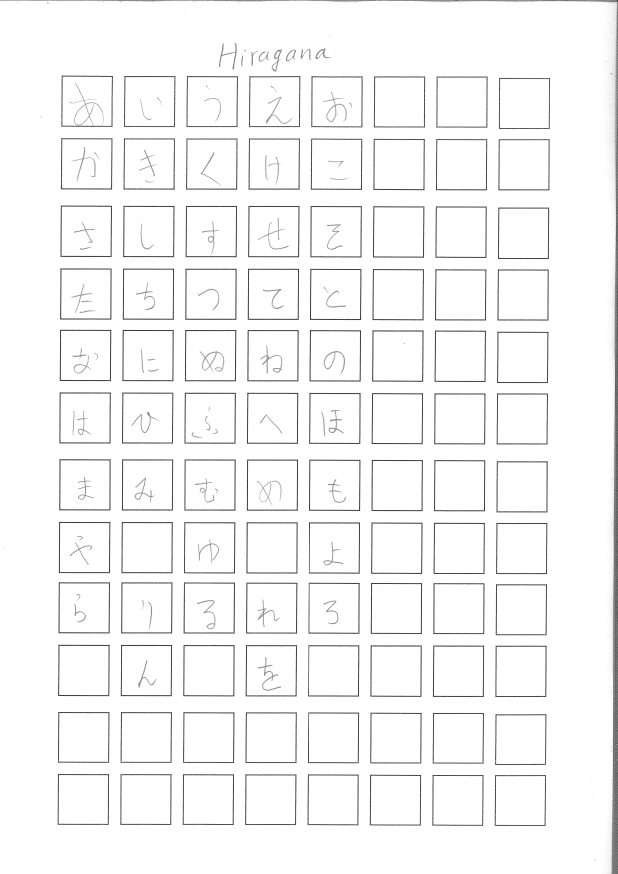
#> input picture character_segmentation/hiragana.jpg, 2472 x 3496 px (shown at 1/4 size)
$ python -i Rectangle_Detector.py   (imports and definitions only)   (older library calls are emulated)
#> lines starting #> are read from the running program, lines starting #| are printed output that depends on the picture; after the words box and inside, x2 and y2 are one past the last pixel; in counts of white or black regions, pixels touching at a corner belong together
# -*- coding: utf-8 -*-
"""
Created on Sat Jan 20 20:46:41 2018

@author: phamdinhthang
"""

#Note: Adjust the detector parameters to works with various image condition.

import os
import cv2
import numpy as np
import shutil

class Rectangle_Detector(object):
    @staticmethod
    def average_image(img):
        return np.average(np.average(img,axis=0))

    @staticmethod
    def show_img(img,name='image'):
        cv2.namedWindow(name,cv2.WINDOW_NORMAL)
        cv2.imshow(name,img)
        cv2.waitKey(0)
        cv2.destroyAllWindows()

    @staticmethod
    def processing_rect(img):
        blurred = cv2.blur(img,(10,10))
        _,thresholded = cv2.threshold(blurred,240,255,cv2.THRESH_BINARY)
        blurred2 = cv2.blur(thresholded,(2,2))
        bordered = Rectangle_Detector.border_image(blurred2,20)
        return bordered

    @staticmethod
    def border_image(img,border_size=0):
        border=cv2.copyMakeBorder(img, top=border_size, bottom=border_size, left=border_size, right=border_size, borderType= cv2.BORDER_CONSTANT, value=[255,255,255] )
        return border

    def __init__(self):
        self.crop_path = None

    def detect_rect(self,img_path,crop_path=None):
#> called with img_path = 'hiragana.jpg'
        if crop_path == None:
            src_path = os.path.abspath(os.path.dirname(__file__))
            self.crop_path = os.path.join(src_path,'cropped')
        else:
            self.crop_path = crop_path

        if (os.path.exists(self.crop_path)): shutil.rmtree(self.crop_path)
        os.makedirs(self.crop_path)

        expected_w = 200
        expected_h = 200
        size_threshold = 30
        border = 25
        rects_per_line = 8
        blank_rect_threshold = 254

        img = cv2.imread(img_path, 0);
#> img is the input picture: shape (3496, 2472); min 0, max 255, mean 246.6
        Rectangle_Detector.show_img(img,'original')

        h, w = img.shape[:2]
#> h = 3496; w = 2472
        kernel = np.ones((15,15),np.uint8)
        e = cv2.erode(img,kernel,iterations = 2)
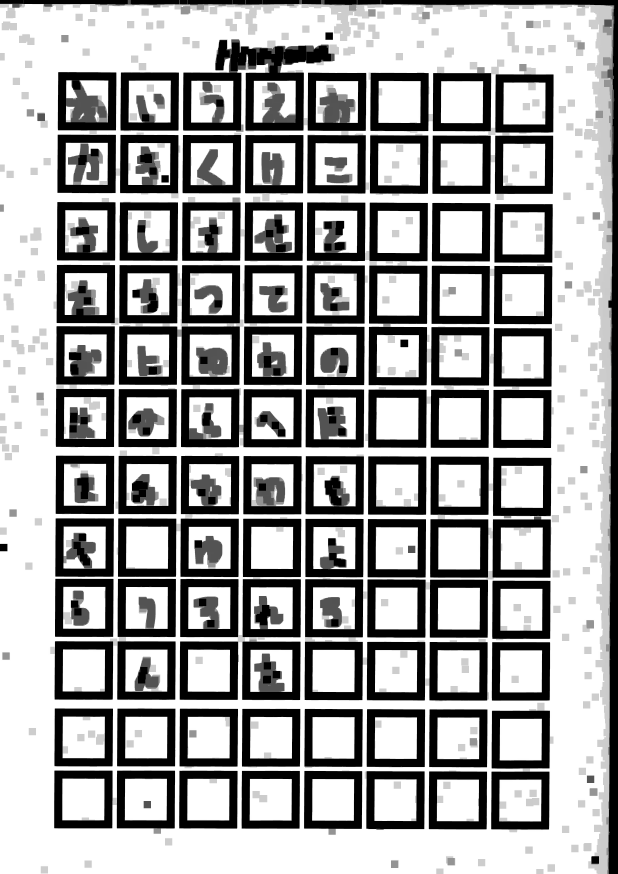
#> e: shape (3496, 2472) (shown at 1/4 size); min 0, max 255, mean 163.6
        Rectangle_Detector.show_img(e,'eroded')

        d = cv2.dilate(e,kernel,iterations = 1)
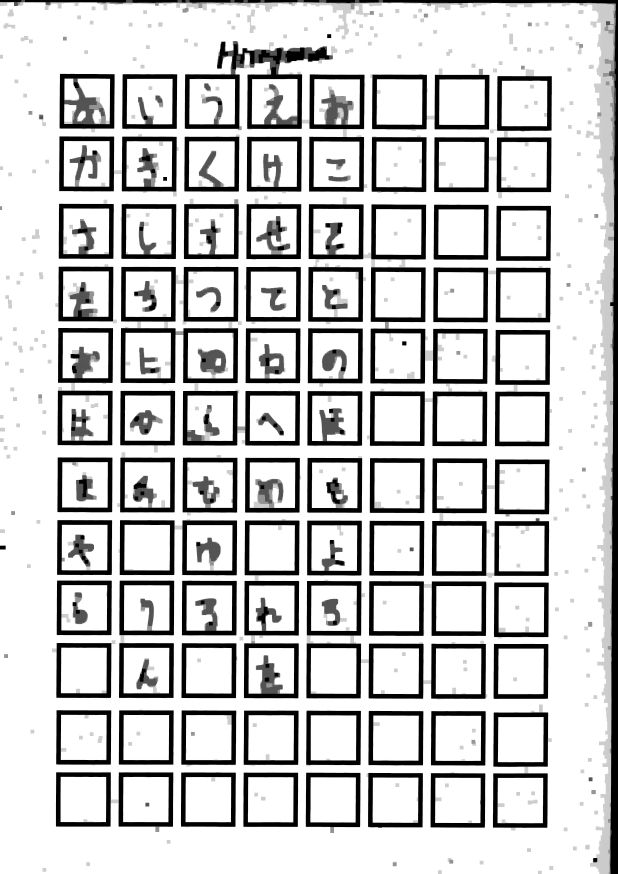
#> d: shape (3496, 2472) (shown at 1/4 size); min 0, max 255, mean 202.5
        Rectangle_Detector.show_img(d,'dilated')

        ret, th = cv2.threshold(d, 100, 255, cv2.THRESH_BINARY_INV)
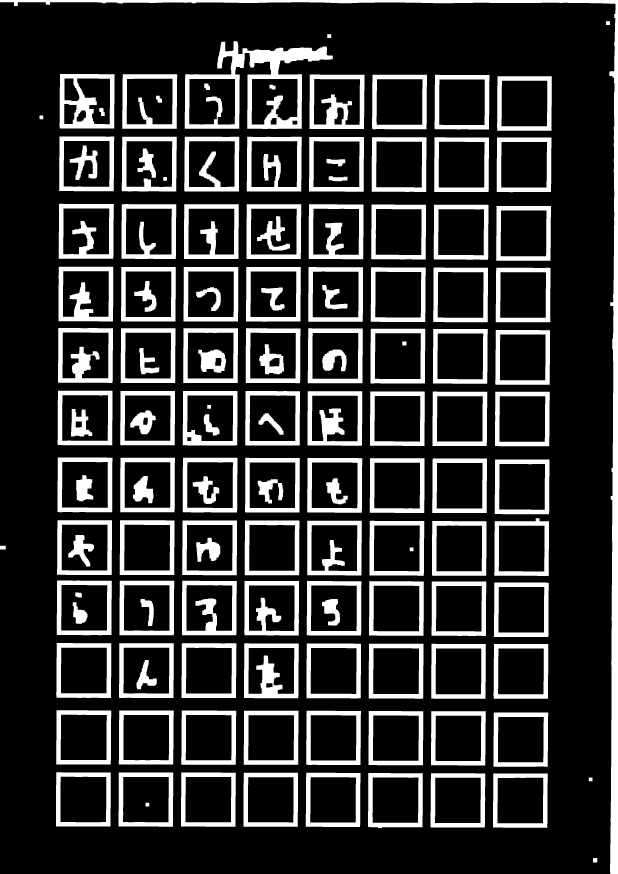
#> th: shape (3496, 2472) (shown at 1/4 size); 20% white; 140 white regions, largest, box (x1, y1, x2, y2) and area: (0, 0, 2472, 3496) 102343, (739, 165, 1331, 516) 61605, (238, 296, 458, 514) 23038
        Rectangle_Detector.show_img(th,'thresholded')


        mask = np.zeros((h+2, w+2), np.uint8)
        cv2.floodFill(th, mask, (10,10), 255); # position = (200,200)
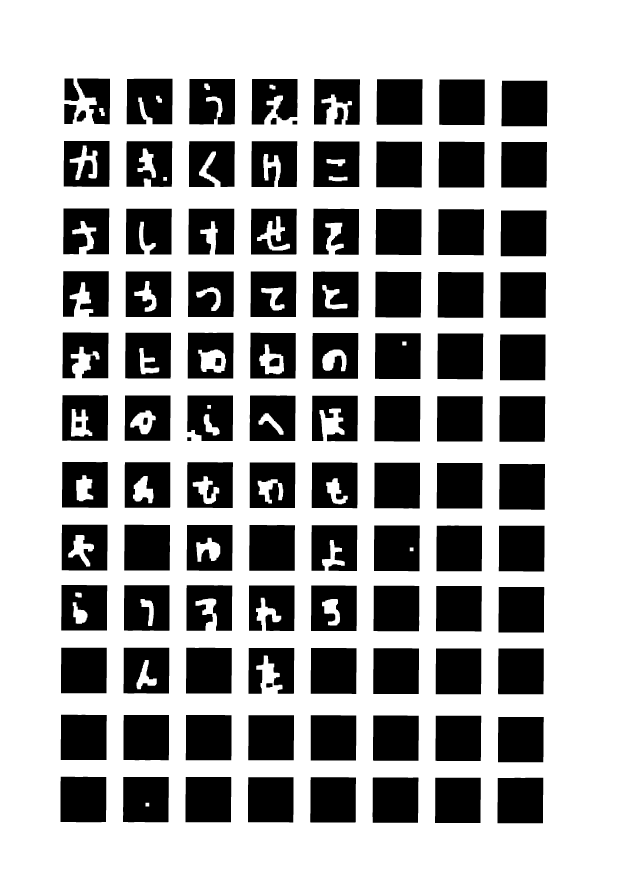
#> th: shape (3496, 2472) (shown at 1/4 size); 65.8% white; 108 black regions, largest, box (x1, y1, x2, y2) and area: (1753, 837, 1936, 1021) 33311, (1243, 2592, 1426, 2776) 33293, (1503, 836, 1686, 1020) 33290
        out = cv2.bitwise_not(th)
        Rectangle_Detector.show_img(out,'flood_filled')

        out= cv2.dilate(out,kernel,iterations = 3)
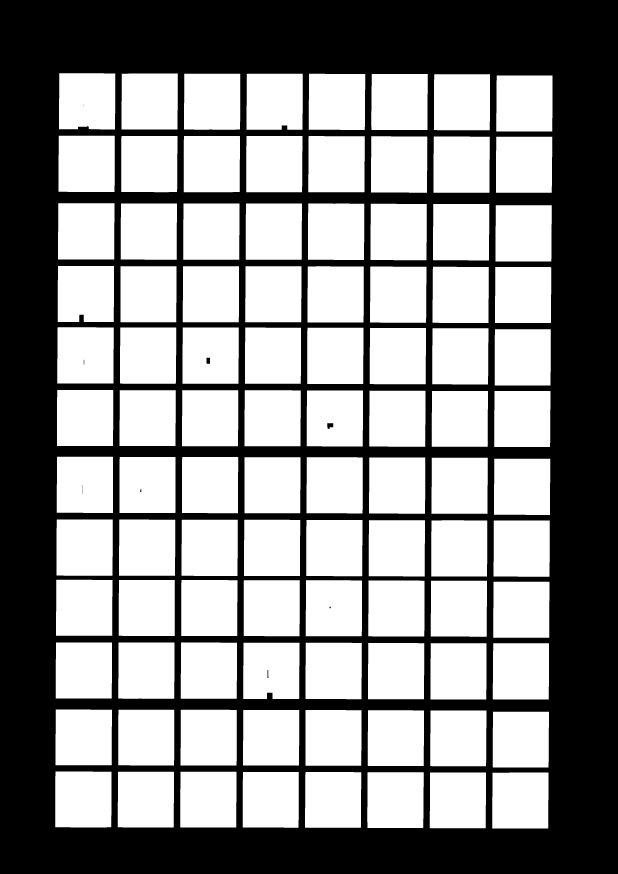
#> out: shape (3496, 2472) (shown at 1/4 size); 55.8% white; 9 black regions (1 under 20 px)
        Rectangle_Detector.show_img(out,'dilated')

        _, res, h = cv2.findContours(out,cv2.RETR_TREE,cv2.CHAIN_APPROX_SIMPLE)
#> res = 104 contours, 1 with area under 20; largest, box (x1, y1, x2, y2) and area: (232, 813, 458, 1038) 50140, (1232, 814, 1457, 1040) 50128, (229, 1309, 455, 1534) 50066, (1732, 816, 1957, 1042) 50066, (1229, 1311, 1454, 1536) 50050; h = 104 rows, first 6: [1, -1, -1, -1], [2, 0, -1, -1], [3, 1, -1, -1], [4, 2, -1, -1], [5, 3, -1, -1], [6, 4, -1, -1]
        #res: countour in dots
        bounds = [cv2.boundingRect(i) for i in res]
#> bounds = 104 items, first 6: (1969, 3090, 225, 224), (1719, 3090, 225, 223), (1469, 3089, 226, 223), (1220, 3088, 225, 223), (971, 3088, 224, 223), (721, 3087, 225, 223)
        bounds.reverse()

        area_expected_upper = (expected_w+size_threshold)*(expected_h+size_threshold)
        area_expected_lower = (expected_w-size_threshold)*(expected_h-size_threshold)
        cnt=0
        row_index = 0
        col_index = 0
        for rect in bounds:
            x,y,w,h = rect
            area = w*h
            if(area>area_expected_lower and area<area_expected_upper):

                crop= img[y+border:y+h-border,x+border:x+w-border]
                crop = Rectangle_Detector.processing_rect(crop)
                if (Rectangle_Detector.average_image(crop) < blank_rect_threshold):
                    cv2.imwrite(os.path.join(self.crop_path,str(row_index)+'_'+str(col_index)+'.jpg'), crop)
                col_index += 1
                if col_index == rects_per_line:
                    row_index += 1
                    col_index = 0
                cnt += 1
#> this loop made 104 passes
#> (x, y, w, h, area) on passes 2 to 13: (236, 293, 225, 225, 50625), (486, 294, 225, 224, 50400), (736, 295, 225, 224, 50400), (986, 295, 225, 224, 50400), (1235, 295, 226, 225, 50850), (1485, 296, 226, 224, 50624), (1736, 297, 224, 224, 50176), (1985, 302, 225, 224, 50400), (234, 543, 225, 225, 50625), (485, 544, 225, 225, 50625), (735, 544, 225, 225, 50625), (985, 544, 225, 225, 50625)
#> (x, y, w, h, area) on passes 34, 37, 48, 53, 55: (334, 1438, 4, 21, 84), (825, 1430, 16, 26, 416), (1308, 1692, 26, 26, 676), (325, 1940, 5, 37, 185), (560, 1954, 6, 15, 90)
#> pass 2, in processing_rect, `blurred = cv2.blur(img,(10,10))`:
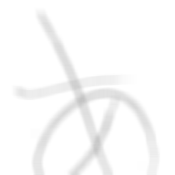
#> blurred: shape (175, 175); min 194, max 255, mean 250
#> pass 2, in processing_rect, `blurred2 = cv2.blur(thresholded,(2,2))`:
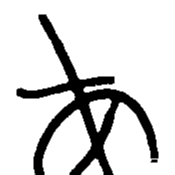
#> blurred2: shape (175, 175); min 0, max 255, mean 214.2
        print("Found total rects:",cnt)
#| Found total rects: 96
        print("Done detect and crop rectangles in image. Please check cropped area at:",self.crop_path)
#| Done detect and crop rectangles in image. Please check cropped area at: character_segmentation/cropped
        return self.crop_path

>>> result = Rectangle_Detector().detect_rect('hiragana.jpg')
